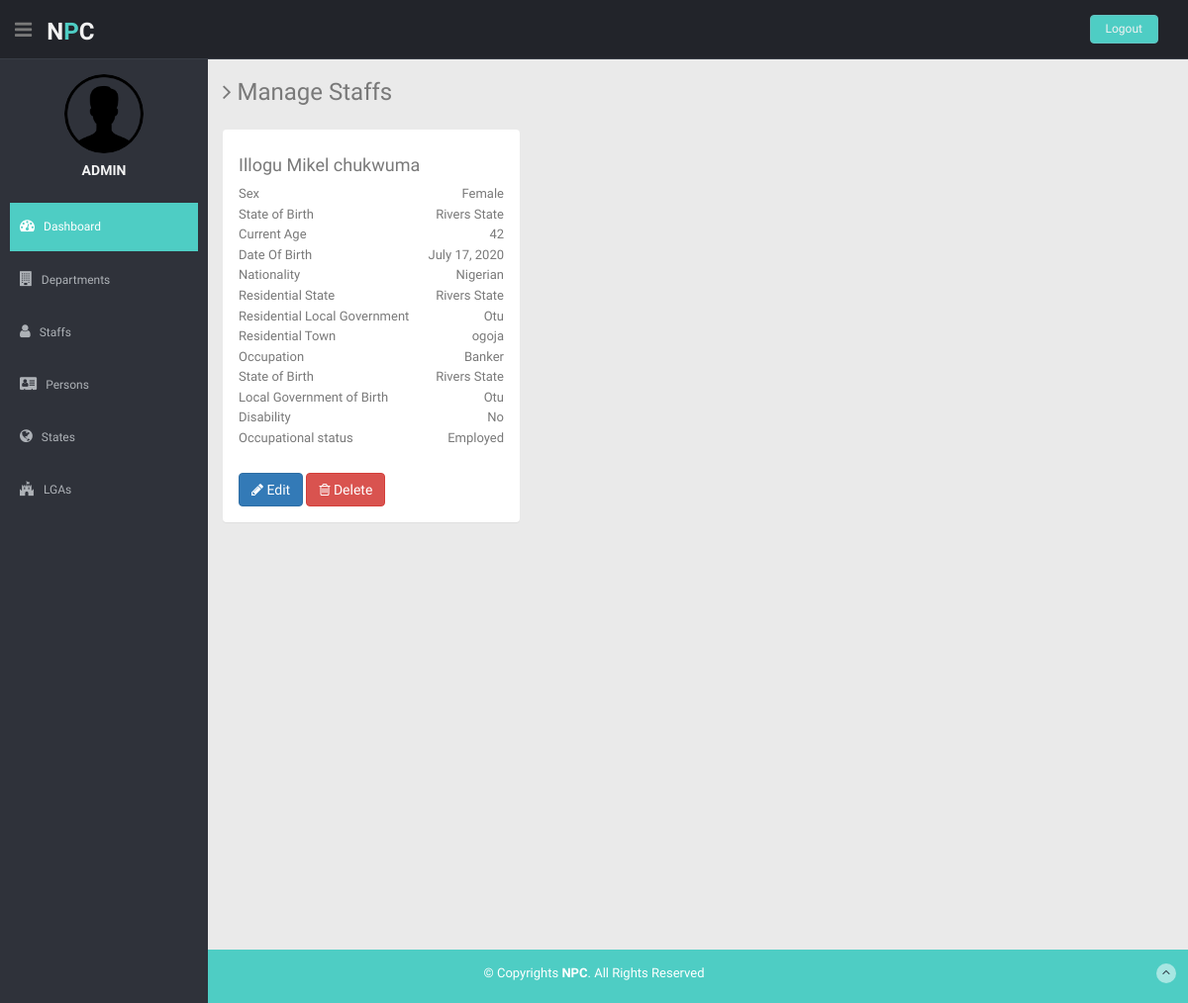
The page /person/detail/1/ (signed in) on the database its author committed.
### core/models.py (models this page shows, shortened)
class Person(models.Model):
    SEX = (
        ["Male", "Male"],
        ["Female", "Female"]
    )
    DISABLED = (
        ["Yes", "Yes"],
        ["No", "No"]
    )
    WORK_STATUS = (
        ["Employed", "Employed"],
        ["Unemployed", "Unemployed"]
    )
    surname = models.CharField(max_length=250)
    first_name = models.CharField(max_length=250)
    other_name = models.CharField(max_length=250)
    current_age = models.IntegerField()
    DOB = models.DateField()
    sex = models.CharField(max_length=25, choices=SEX)
    nationality = models.CharField(max_length=150)
    residential_state = models.ForeignKey(
        State, on_delete=models.CASCADE, related_name='state_residents')
    residential_lga = models.ForeignKey(
        LGA, on_delete=models.CASCADE, related_name='lga_residents')
    residential_town = models.CharField(max_length=150)
    occupation = models.CharField(max_length=150)
    state_of_birth = models.ForeignKey(
        State, on_delete=models.CASCADE, related_name='state_of_birth')
    lga_of_birth = models.ForeignKey(
        LGA, on_delete=models.CASCADE, related_name='lga_of_birth')
    disabled = models.CharField(max_length=25, choices=DISABLED)
    work_status = models.CharField(max_length=25, choices=WORK_STATUS)
    def fullname(self):
        return self.surname+" "+self.first_name+" "+self.other_name

class State(models.Model):
    state_name = models.CharField(max_length=250)
    state_zone = models.CharField(max_length=15)
    def __str__(self):
        return self.state_name

class LGA(models.Model):
    lga_name = models.CharField(max_length=250)
    lga_zone = models.CharField(max_length=15)
    lga_state = models.ForeignKey(
        State, on_delete=models.CASCADE, related_name="lgas")
    def __str__(self):
        return self.lga_name

### core/views.py (the view)
# urls.py: path(r'person/detail/<int:pk>/', views.PersonDetailView.as_view(),
class PersonDetailView(LoginRequiredMixin, DetailView):
    model = Person
    template_name = 'dashboard/person/detail.html'

### core/templates/dashboard/person/detail.html
{% extends 'base.html' %}
{% load static %}
{% load crispy_forms_tags %}
{% block page_head %}
<h3><i class="fa fa-angle-right"></i> Manage Staffs</h3>
{% endblock page_head %}
{% block content %}
<div class="col-lg-4 col-md-4 col-sm-4 col-xs-12">
    <section class="panel">
        <div class="panel-body">
            <div class="servicetitle">
                <h4>{{person.fullname}}</h4>
            </div>
            <ul class="nav nav-stacked ">
                <li>Sex <span class="pull-right">{{person.sex}}</span></li>
                <li>State of Birth <span class="pull-right">{{person.state_of_birth}}</span></li>
                <li>Current Age <span class="pull-right">{{person.current_age}}</span></li>
                <li>Date Of Birth <span class="pull-right">{{person.DOB}}</span></li>
                <li>Nationality <span class="pull-right">{{person.nationality}}</span></li>
                <li>Residential State <span class="pull-right">{{person.residential_state}}</span></li>
                <li>Residential Local Government <span class="pull-right">{{person.residential_lga}}</span></li>
                <li>Residential Town <span class="pull-right">{{person.residential_town}}</span></li>
                <li>Occupation <span class="pull-right">{{person.occupation}}</span></li>
                <li>State of Birth <span class="pull-right">{{person.state_of_birth}}</span></li>
                <li>Local Government of Birth <span class="pull-right">{{person.lga_of_birth}}</span></li>
                <li>Disability <span class="pull-right">{{person.disabled}}</span></li>
                <li>Occupational status <span class="pull-right">{{person.work_status}}</span></li>
            </ul>
            <div class="mt">
                <a href="{% url 'core:person_update' person.id %}" class="btn btn-primary">
                    <i class="fa fa-pencil"></i> Edit
                </a>
                <a href="{% url 'core:person_delete' person.id %}" class="btn btn-danger">
                    <i class="fa fa-trash-o"></i> Delete
                </a>
            </div>
        </div>
    </section>
</div>
{% endblock content %}

### core/templates/base.html (shortened to what this page needs)
{% load static %}
<!DOCTYPE html>
<html lang="en">
<head>
    <link href="{% static 'lib/bootstrap/css/bootstrap.min.css' %}" rel="stylesheet">
    <link href="{% static 'lib/font-awesome/css/font-awesome.css' %}" rel="stylesheet" />
    <link rel="stylesheet" type="text/css" href="{% static 'css/zabuto_calendar.css' %}">
    <link rel="stylesheet" type="text/css" href="{% static 'lib/gritter/css/jquery.gritter.css' %}" />
    <link href="{% static 'css/style.css' %}" rel="stylesheet">
    <link href="{% static 'css/style-responsive.css' %}" rel="stylesheet">
    <link rel="stylesheet" href="{% static 'css/customstyle.css' %}">
</head>
<body>
    <section id="container">
        <header class="header black-bg">
            <div class="sidebar-toggle-box">
                <div class="fa fa-bars tooltips" data-placement="right" data-original-title="Toggle Navigation"></div>
            </div>
            <a href="/" class="logo"><b>N<span>P</span>C</b></a>
            <div class="top-menu">
                <ul class="nav pull-right top-menu">
                    <li><a class="logout" href="{% url 'core:logout' %}">Logout</a></li>
                </ul>
            </div>
        </header>
        <aside>
            <div id="sidebar" class="nav-collapse ">
                <ul class="sidebar-menu" id="nav-accordion">
                    <p class="centered"><a href="profile.html"><img src="{% static 'img/ui-sam.png' %}"
                                class="img-circle" width="80"></a></p>
                    <h5 class="centered text-uppercase">{{user.get_username}}</h5>
                    <li class="mt">
                        <a class="active" href="/">
                            <i class="fa fa-dashboard"></i>
                            <span>Dashboard</span>
                        </a>
                    </li>
                    <li>
                        <a class="" href="{% url 'core:department_list' %}">
                            <i class="fa fa-building"></i>
                            <span>Departments</span>
                        </a>
                    </li>
                    <li>
                        <a class="" href="{% url 'core:staff_list' %}">
                            <i class="fa fa-user"></i>
                            <span>Staffs</span>
                        </a>
                    </li>
                    <li>
                        <a class="" href="{% url 'core:person_list' %}">
                            <i class="fa fa-address-card"></i>
                            <span>Persons</span>
                        </a>
                    </li>
                    <li>
                        <a class="" href="{% url 'core:state_list' %}">
                            <i class="fa fa-globe"></i>
                            <span>States</span>
                        </a>
                    </li>
                    <li>
                        <a class="" href="{% url 'core:lga_list' %}">
                            <i class="fa fa-fort-awesome"></i>
                            <span>LGAs</span>
                        </a>
                    </li>
                </ul>
            </div>
        </aside>
        <section id="main-content">
            <section class="wrapper site-min-height">
                {% block page_head %}
                {% endblock page_head %}
                <div class="row mt">
                    {% block content %}
                    {% endblock content %}
                </div>
            </section>
        </section>
        <footer class="site-footer">
            <div class="text-center">
                <p>
                    &copy; Copyrights <strong>NPC</strong>. All Rights Reserved
                </p>
                <a href="#" class="go-top">
                    <i class="fa fa-angle-up"></i>
                </a>
            </div>
        </footer>
    </section>
</body>
</html>

### static/css/style.css (style rules this page uses)
body { color: #797979; background: #eaeaea; font-family: 'Ruda', sans-serif; padding: 0px !important; margin: 0px !important; font-size:13px; }
ul li { list-style: none; }
a, a:hover, a:focus { text-decoration: none; outline: none; }
#container { width: 100%; height: 100%; }
.centered { text-align: center; }
.mt { margin-top: 25px; }
ul.top-menu > li > .logout { color: #f2f2f2; font-size: 12px; border-radius: 4px; -webkit-border-radius: 4px; border: 1px solid #64c3c2 !important; padding: 5px 15px; margin-right: 15px; background: #4ECDC4; margin-top: 15px; }
#sidebar { width: 210px; height: 100%; position: fixed; background: #2f323a; }
#sidebar h5 { color: #f2f2f2; font-weight: 700; }
#sidebar ul li { position: relative; }
ul.sidebar-menu , ul.sidebar-menu li ul.sub { margin: -2px 0 0; padding: 0; }
ul.sidebar-menu { margin-top: 75px; }
ul.sidebar-menu li { margin-bottom: 5px; margin-left:10px; margin-right:10px; }
ul.sidebar-menu li a span { display: inline-block; }
ul.sidebar-menu li a { color: #aeb2b7; text-decoration: none; display: block; padding: 15px 0 15px 10px; font-size: 12px; outline: none; -webkit-transition: all 0.3s ease; -moz-transition: all 0.3s ease; -o-transition: all 0.3s ease; -ms-transition: all 0.3s ease; transition: all 0.3s ease; }
ul.sidebar-menu li a.active, ul.sidebar-menu li a:hover, ul.sidebar-menu li a:focus { background: #4ECDC4; color: #fff; display: block; -webkit-transition: all 0.3s ease; -moz-transition: all 0.3s ease; -o-transition: all 0.3s ease; -ms-transition: all 0.3s ease; transition: all 0.3s ease; }
ul.sidebar-menu li a i { font-size: 15px; padding-right: 6px; }
ul.sidebar-menu li a.active i { color: #fff; }
#main-content { margin-left: 210px; }
.header, .footer { min-height: 60px; padding: 0 15px; }
.header { position: fixed; left: 0; right: 0; z-index: 1002; }
.black-bg { background: #22242a; border-bottom: 1px solid #393d46; }
.wrapper { display: inline-block; margin-top: 60px; padding-left: 15px; padding-right: 15px; padding-bottom: 15px; padding-top: 0px; width: 100%; }
a.logo { font-size: 24px; color: #f2f2f2; float: left; margin-top: 15px; text-transform: uppercase; }
a.logo b { font-weight: 900; }
a.logo span { color: #4ECDC4; }
#top_menu .nav > li, ul.top-menu > li { float: left; }
ul.top-menu > li > a { color: #666666; font-size: 16px; border-radius: 4px; -webkit-border-radius: 4px; border:1px solid #666666 !important; padding: 2px 6px; margin-right: 15px; }
.sidebar-toggle-box { float: left; padding-right: 15px; margin-top: 20px; }
.sidebar-toggle-box .fa-bars { cursor: pointer; display: inline-block; font-size: 20px; }
.site-footer { background: #4ECDC4; color: #fff; padding: 15px 0; }
.site-footer p { margin-bottom: 5px; }
.go-top { margin-right: 1%; margin-top: -25px; float: right; background: rgba(255,255,255,.5); width: 20px; height: 20px; border-radius: 50%; -webkit-border-radius: 50%; }
.go-top i { color: #2A3542; }
.site-min-height { min-height: 900px; }

### rows shown on the page
Person: fullname "Illogu Mikel chukwuma", sex "Female", state_of_birth "Rivers State", current_age "42", DOB "July 17, 2020", nationality "Nigerian", residential_state "Rivers State", residential_lga "Otu", residential_town "ogoja", occupation "Banker", lga_of_birth "Otu", disabled "No", work_status "Employed"

### other values the page prints
{{ user.get_username }} "ADMIN"
